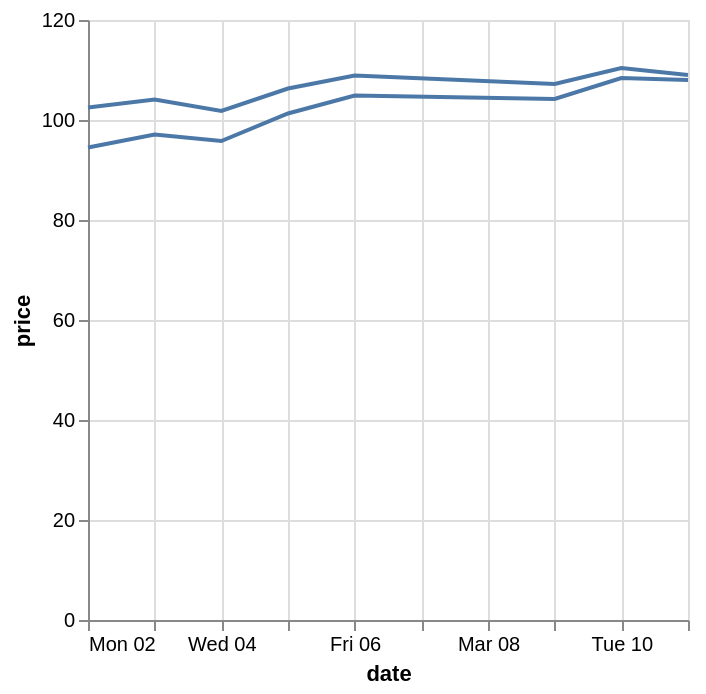

Write a Vega-Lite specification for this figure.
### Vega-Lite specification from a JSON file in a GitHub repository (floating-point values rounded to 4 significant figures)
{"$schema": "https://vega.github.io/schema/vega-lite/v6.json", "data": {"values": [{"date": "2026-03-02", "price": 102.5, "symbol": "AAA"}, {"date": "2026-03-02", "price": 94.5, "symbol": "BBB"}, {"date": "2026-03-03", "price": 104.1, "symbol": "AAA"}, {"date": "2026-03-03", "price": 97.1, "symbol": "BBB"}, {"date": "2026-03-04", "price": 101.8, "symbol": "AAA"}, {"date": "2026-03-04", "price": 95.8, "symbol": "BBB"}, {"date": "2026-03-05", "price": 106.3, "symbol": "AAA"}, {"date": "2026-03-05", "price": 101.3, "symbol": "BBB"}, {"date": "2026-03-06", "price": 108.9, "symbol": "AAA"}, {"date": "2026-03-06", "price": 104.9, "symbol": "BBB"}, {"date": "2026-03-09", "price": 107.2, "symbol": "AAA"}, {"date": "2026-03-09", "price": 104.2, "symbol": "BBB"}, {"date": "2026-03-10", "price": 110.4, "symbol": "AAA"}, {"date": "2026-03-10", "price": 108.4, "symbol": "BBB"}, {"date": "2026-03-11", "price": 109.0, "symbol": "AAA"}, {"date": "2026-03-11", "price": 108.0, "symbol": "BBB"}]}, "description": "Separate lines per detail field without color.", "encoding": {"detail": {"field": "symbol", "type": "nominal"}, "x": {"field": "date", "type": "temporal"}, "y": {"field": "price", "type": "quantitative"}}, "mark": "line", "usermeta": {"easel": {"standin_ratio": 0.0298, "threshold": 0.05}}}
